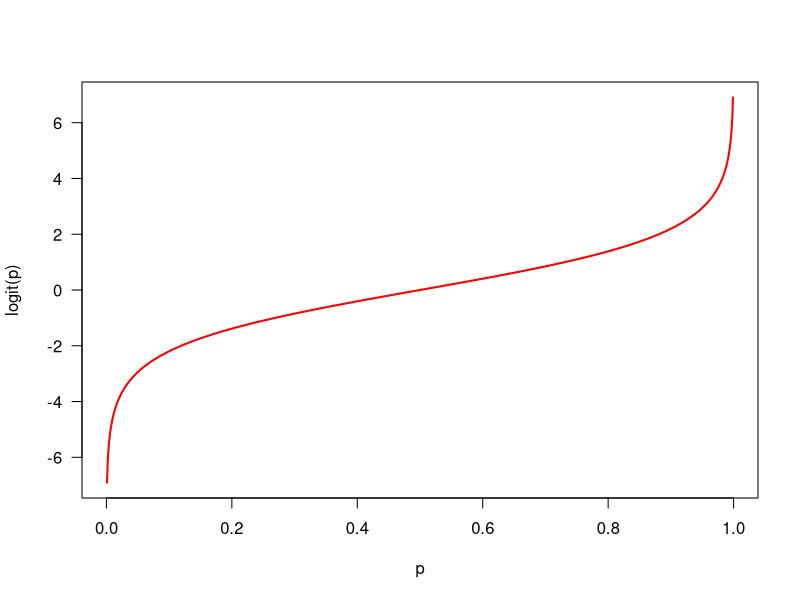
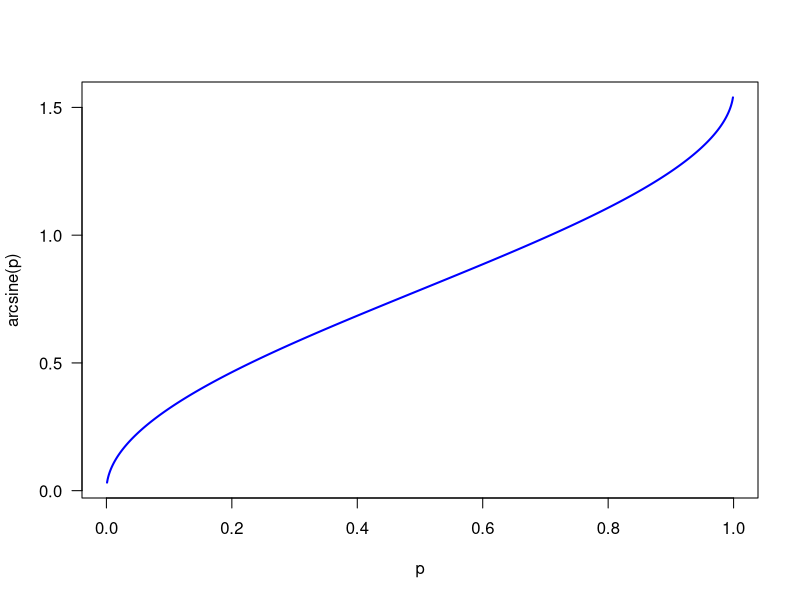
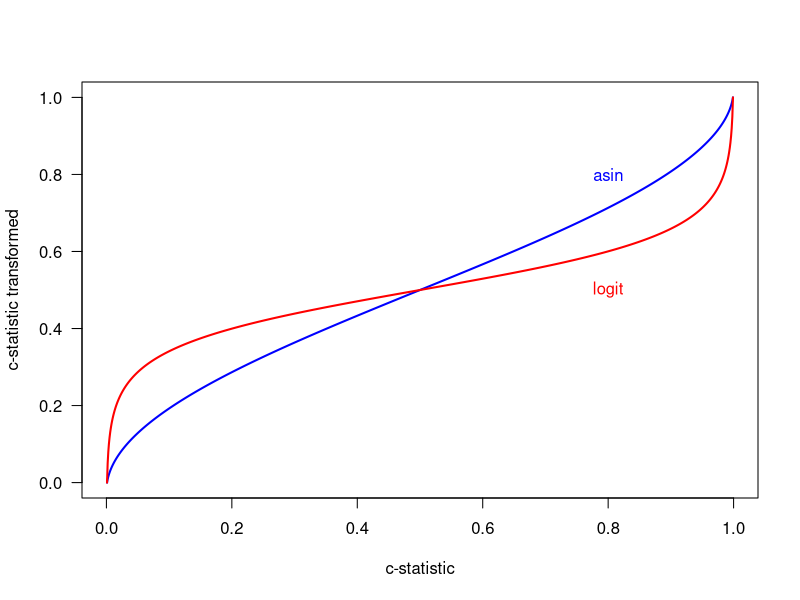

Write the R code that produced these figures, in order.
logitTransform <- function(p) { log(p/(1-p)) }
p <- seq(0.001, 0.999, 0.001)
pLogit <- logitTransform(p)
plot(p, pLogit, type='l', lwd=2, col='red', las=1, xlab='p', ylab='logit(p)')

asinTransform <- function(p) { asin(sqrt(p)) }
pAsin <- asinTransform(p)
plot(p, pAsin, type='l', lwd=2, col='blue', las=1, xlab='p', ylab='arcsine(p)')

rangeScale <- function(x) { (x-min(x)) / (max(x)-min(x)) }

pAsin.scaled <- rangeScale(pAsin)
pLogit.scaled <- rangeScale(pLogit)

plot(p, pAsin.scaled, las=1, type='l', lwd=2, col='blue', xlab='c-statistic', ylab='c-statistic transformed')
points(p, pLogit.scaled, type='l', lwd=2, col='red')
text(0.8, 0.8, 'asin', col='blue')
text(0.8, 0.5, 'logit', col='red')

